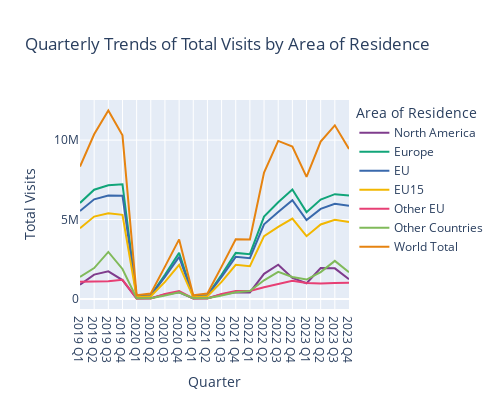

Source (notebook cell):
### Code cell
# Filter the data to include only rows where 'Purpose of Visit' is 'All visits' and Quarter is not 'Q0'
filtered_data = TravelTrends_df[(TravelTrends_df['Purpose of Visit'] == 'All visits') & (TravelTrends_df['Quarter'] != '0')]

# Combine Year and Quarter for a more meaningful x-axis label
filtered_data['Year_Quarter'] = filtered_data['Year'].astype(str) + ' ' + filtered_data['Quarter']
# Create the interactive plot
fig = px.line(filtered_data, 
              x='Year_Quarter', 
              y='Total Visits', 
              color='Area of Residence',
              title='Quarterly Trends of Total Visits by Area of Residence',
              labels={'Total Visits': 'Total Visits', 'Year_Quarter': 'Quarter'},
              color_discrete_sequence=px.colors.qualitative.Bold,  # High contrast colors
              height=400,  # Adjust the figure height
              width=500)  # Adjust the figure width

# Show the interactive plot
fig.show()

### Figure 1 — Plotly figure (JSON) as saved in the notebook; plotly's stock layout.template omitted (floating-point values rounded to 4 significant figures)
{"data": [{"hovertemplate": "Area of Residence=North America<br>Quarter=%{x}<br>Total Visits=%{y}<extra></extra>", "legendgroup": "North America", "line": {"color": "rgb(127, 60, 141)", "dash": "solid"}, "marker": {"symbol": "circle"}, "mode": "lines", "name": "North America", "orientation": "v", "showlegend": true, "type": "scatter", "x": ["2019 Q1", "2019 Q2", "2019 Q3", "2019 Q4", "2020 Q1", "2020 Q2", "2020 Q3", "2020 Q4", "2021 Q1", "2021 Q2", "2021 Q3", "2021 Q4", "2022 Q1", "2022 Q2", "2022 Q3", "2022 Q4", "2023 Q1", "2023 Q2", "2023 Q3", "2023 Q4"], "xaxis": "x", "y": [900000, 1537000, 1745000, 1191000, 31000, 51000, 289000, 421000, 31000, 51000, 289000, 421000, 415000, 1587000, 2157000, 1324000, 994000, 1955000, 1930000, 1247000], "yaxis": "y"}, {"hovertemplate": "Area of Residence=Europe<br>Quarter=%{x}<br>Total Visits=%{y}<extra></extra>", "legendgroup": "Europe", "line": {"color": "rgb(17, 165, 121)", "dash": "solid"}, "marker": {"symbol": "circle"}, "mode": "lines", "name": "Europe", "orientation": "v", "showlegend": true, "type": "scatter", "x": ["2019 Q1", "2019 Q2", "2019 Q3", "2019 Q4", "2020 Q1", "2020 Q2", "2020 Q3", "2020 Q4", "2021 Q1", "2021 Q2", "2021 Q3", "2021 Q4", "2022 Q1", "2022 Q2", "2022 Q3", "2022 Q4", "2023 Q1", "2023 Q2", "2023 Q3", "2023 Q4"], "xaxis": "x", "y": [6044000, 6879000, 7156000, 7215000, 158000, 242000, 1528000, 2904000, 158000, 242000, 1528000, 2904000, 2821000, 5189000, 6084000, 6886000, 5467000, 6256000, 6596000, 6506000], "yaxis": "y"}, {"hovertemplate": "Area of Residence=EU<br>Quarter=%{x}<br>Total Visits=%{y}<extra></extra>", "legendgroup": "EU", "line": {"color": "rgb(57, 105, 172)", "dash": "solid"}, "marker": {"symbol": "circle"}, "mode": "lines", "name": "EU", "orientation": "v", "showlegend": true, "type": "scatter", "x": ["2019 Q1", "2019 Q2", "2019 Q3", "2019 Q4", "2020 Q1", "2020 Q2", "2020 Q3", "2020 Q4", "2021 Q1", "2021 Q2", "2021 Q3", "2021 Q4", "2022 Q1", "2022 Q2", "2022 Q3", "2022 Q4", "2023 Q1", "2023 Q2", "2023 Q3", "2023 Q4"], "xaxis": "x", "y": [5543000, 6272000, 6512000, 6502000, 147000, 216000, 1395000, 2653000, 147000, 216000, 1395000, 2653000, 2570000, 4699000, 5473000, 6218000, 4968000, 5671000, 5995000, 5864000], "yaxis": "y"}, {"hovertemplate": "Area of Residence=EU15<br>Quarter=%{x}<br>Total Visits=%{y}<extra></extra>", "legendgroup": "EU15", "line": {"color": "rgb(242, 183, 1)", "dash": "solid"}, "marker": {"symbol": "circle"}, "mode": "lines", "name": "EU15", "orientation": "v", "showlegend": true, "type": "scatter", "x": ["2019 Q1", "2019 Q2", "2019 Q3", "2019 Q4", "2020 Q1", "2020 Q2", "2020 Q3", "2020 Q4", "2021 Q1", "2021 Q2", "2021 Q3", "2021 Q4", "2022 Q1", "2022 Q2", "2022 Q3", "2022 Q4", "2023 Q1", "2023 Q2", "2023 Q3", "2023 Q4"], "xaxis": "x", "y": [4456000, 5187000, 5389000, 5295000, 111000, 173000, 1078000, 2154000, 111000, 173000, 1078000, 2154000, 2063000, 3954000, 4542000, 5062000, 3956000, 4693000, 4980000, 4843000], "yaxis": "y"}, {"hovertemplate": "Area of Residence=Other EU<br>Quarter=%{x}<br>Total Visits=%{y}<extra></extra>", "legendgroup": "Other EU", "line": {"color": "rgb(231, 63, 116)", "dash": "solid"}, "marker": {"symbol": "circle"}, "mode": "lines", "name": "Other EU", "orientation": "v", "showlegend": true, "type": "scatter", "x": ["2019 Q1", "2019 Q2", "2019 Q3", "2019 Q4", "2020 Q1", "2020 Q2", "2020 Q3", "2020 Q4", "2021 Q1", "2021 Q2", "2021 Q3", "2021 Q4", "2022 Q1", "2022 Q2", "2022 Q3", "2022 Q4", "2023 Q1", "2023 Q2", "2023 Q3", "2023 Q4"], "xaxis": "x", "y": [1086000, 1085000, 1123000, 1206000, 36000, 42000, 317000, 499000, 36000, 42000, 317000, 499000, 506000, 746000, 931000, 1156000, 1012000, 978000, 1015000, 1021000], "yaxis": "y"}, {"hovertemplate": "Area of Residence=Other Countries<br>Quarter=%{x}<br>Total Visits=%{y}<extra></extra>", "legendgroup": "Other Countries", "line": {"color": "rgb(128, 186, 90)", "dash": "solid"}, "marker": {"symbol": "circle"}, "mode": "lines", "name": "Other Countries", "orientation": "v", "showlegend": true, "type": "scatter", "x": ["2019 Q1", "2019 Q2", "2019 Q3", "2019 Q4", "2020 Q1", "2020 Q2", "2020 Q3", "2020 Q4", "2021 Q1", "2021 Q2", "2021 Q3", "2021 Q4", "2022 Q1", "2022 Q2", "2022 Q3", "2022 Q4", "2023 Q1", "2023 Q2", "2023 Q3", "2023 Q4"], "xaxis": "x", "y": [1388000, 1948000, 2963000, 1891000, 56000, 53000, 222000, 428000, 56000, 53000, 222000, 428000, 508000, 1181000, 1706000, 1388000, 1225000, 1694000, 2401000, 1688000], "yaxis": "y"}, {"hovertemplate": "Area of Residence=World Total<br>Quarter=%{x}<br>Total Visits=%{y}<extra></extra>", "legendgroup": "World Total", "line": {"color": "rgb(230, 131, 16)", "dash": "solid"}, "marker": {"symbol": "circle"}, "mode": "lines", "name": "World Total", "orientation": "v", "showlegend": true, "type": "scatter", "x": ["2019 Q1", "2019 Q2", "2019 Q3", "2019 Q4", "2020 Q1", "2020 Q2", "2020 Q3", "2020 Q4", "2021 Q1", "2021 Q2", "2021 Q3", "2021 Q4", "2022 Q1", "2022 Q2", "2022 Q3", "2022 Q4", "2023 Q1", "2023 Q2", "2023 Q3", "2023 Q4"], "xaxis": "x", "y": [8332000, 10364000, 11864000, 10297000, 245000, 346000, 2040000, 3753000, 245000, 346000, 2040000, 3753000, 3743000, 7957000, 9946000, 9598000, 7686000, 9906000, 10928000, 9441000], "yaxis": "y"}], "layout": {"height": 400, "legend": {"title": {"text": "Area of Residence"}, "tracegroupgap": 0}, "title": {"text": "Quarterly Trends of Total Visits by Area of Residence"}, "width": 500, "xaxis": {"anchor": "y", "domain": [0, 1], "title": {"text": "Quarter"}}, "yaxis": {"anchor": "x", "domain": [0, 1], "title": {"text": "Total Visits"}}}}
